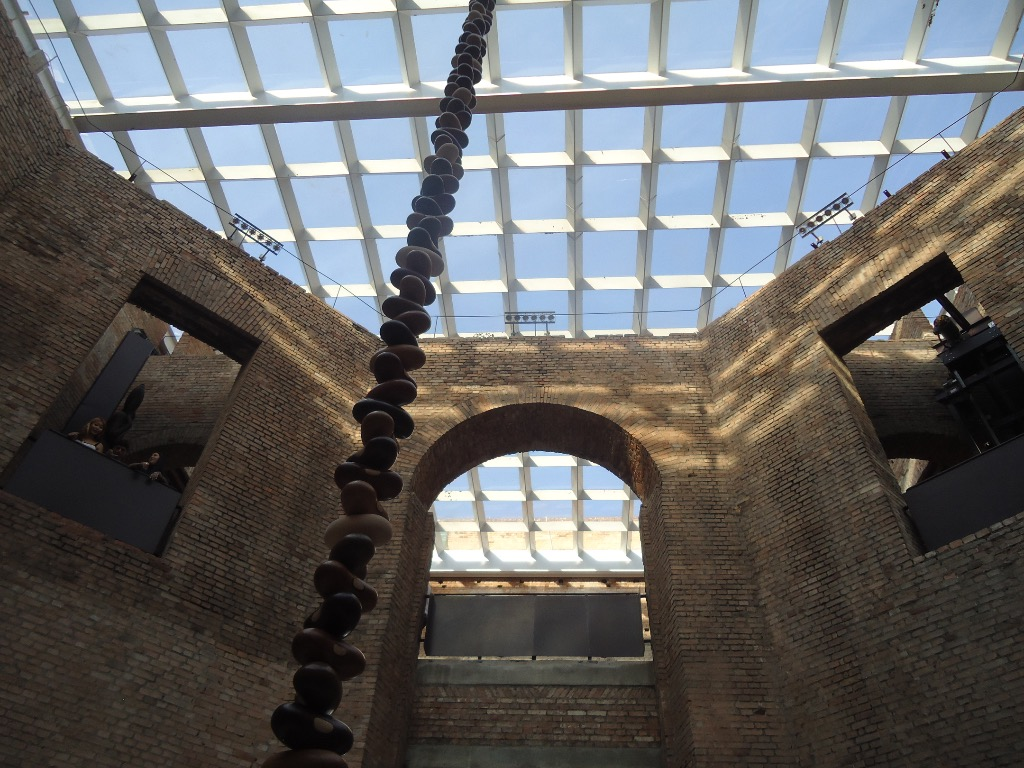
#> input picture presentations/pinacoteca_source.jpg, 1024 x 768 px
$ python -i build_pdfs.py   (imports and definitions only)
#> lines starting #> are read from the running program, lines starting #| are printed output that depends on the picture
#> further down, picture is the input picture: PIL image 1024x768 RGB; mean R, G, B 100.8, 100.1, 99.5
#!/usr/bin/env python3
"""
Pixelar Studio — Editorial Darkroom PDF Presentations Generator
Generates two publication-grade PDFs using ReportLab + Pillow with real
visual transformations rendered from the user's high-res Viveiro photo:
  1. Pixelar_Studio_Apresentacao.pdf     (16:9 Widescreen, 10-slide keynote deck)
  2. Pixelar_Studio_Resumo_Executivo.pdf (A4 Portrait, 1-page visual executive sheet)
"""
import os, math, random
from PIL import Image, ImageEnhance, ImageFilter, ImageOps, ImageDraw, ImageChops
from reportlab.pdfgen import canvas
from reportlab.lib import colors
from reportlab.lib.pagesizes import A4
from reportlab.pdfbase.pdfmetrics import stringWidth

ROOT = os.path.dirname(os.path.abspath(__file__))
ASSETS_DIR = os.path.join(ROOT, "assets")
# [1 line not run here, left out]

SOURCE_PHOTO = os.path.join(ROOT, "pinacoteca_source.jpg")
FALLBACK_SAMPLE = os.path.join(os.path.dirname(ROOT), "src", "samples.js")

# Darkroom Editorial Palette
# [1 line that did not run here, left out]
# [1 line that did not run here, left out]
# [1 line that did not run here, left out]
# [1 line that did not run here, left out]
# [1 line that did not run here, left out]
# [1 line that did not run here, left out]
# [1 line that did not run here, left out]
# [1 line that did not run here, left out]
# [1 line that did not run here, left out]
# [1 line that did not run here, left out]
# [1 line that did not run here, left out]
# [1 line that did not run here, left out]
# [1 line that did not run here, left out]
# [1 line that did not run here, left out]
# [1 line that did not run here, left out]

# Exact 12x11 Pixelar Official Sunset Grid (rows of (x, w))
SUNSET_RECTS = [
    # y_from_top, x, w, h
    (0, 4, 4, 1),
    (1, 2, 8, 1),
    (2, 1, 10, 2),
    (4, 0, 12, 1),
    (6, 0, 12, 1),
    (8, 1, 10, 1),
    (10, 3, 6, 1),
]

# [106 lines left out: functions draw_pixelar_logo, draw_wrapped_text, draw_pill, draw_card, draw_clipped_image, load_base_photo, not called in this run]

def add_grain(im, strength=14):
#> called with strength = 14
    w, h = im.size
#> w = 1024; h = 768
    rng = random.Random(42)
    # Fast tileable grain for speed & organic texture
    gw, gh = 240, 160
    noise = Image.new("L", (gw, gh))
#> noise: PIL image 240x160 L; every value is 0
    px = [max(0, min(255, 128 + int(rng.gauss(0, strength)))) for _ in range(gw * gh)]
    noise.putdata(px)
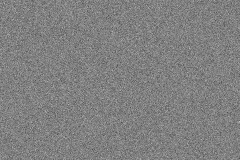
#> noise: PIL image 240x160 L; min 73, max 194, mean 128
    noise = noise.resize((w, h), Image.BILINEAR)
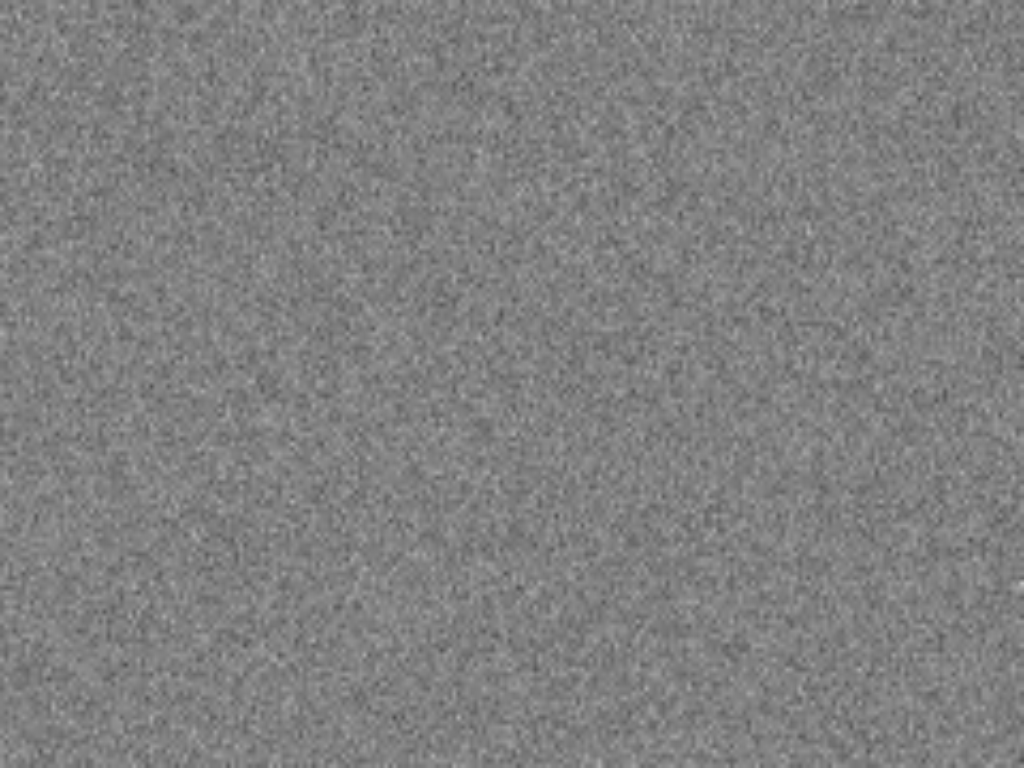
#> noise: PIL image 1024x768 L; min 76, max 192, mean 128
    r, g, b = im.split()
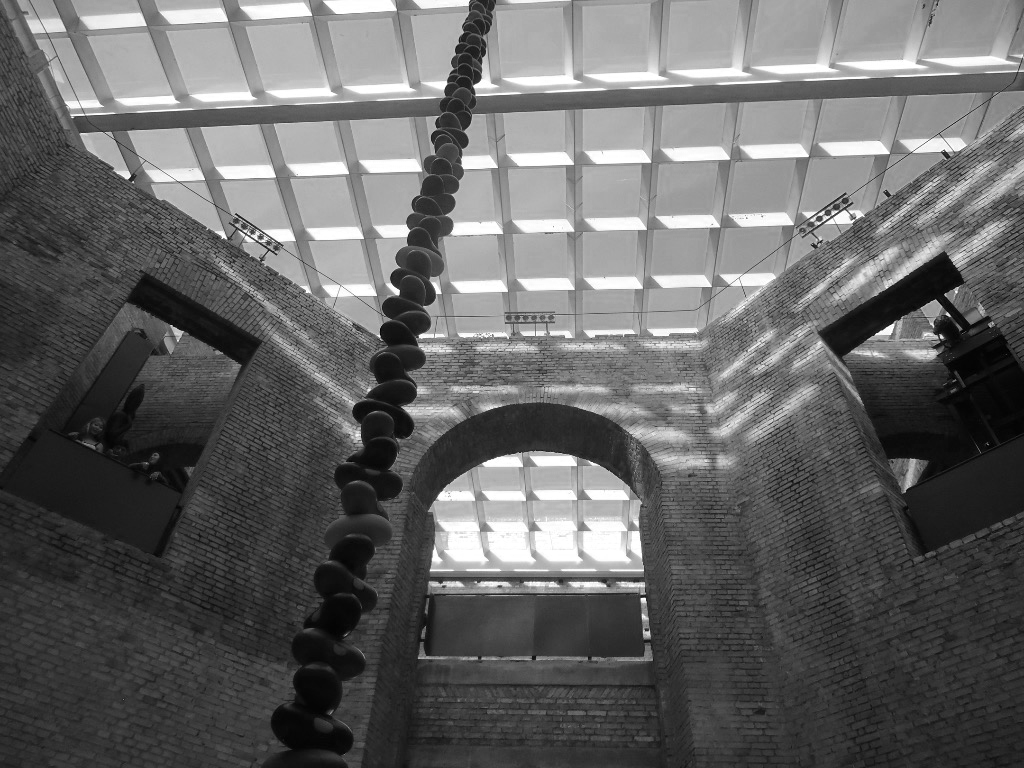
#> r: PIL image 1024x768 L; min 0, max 255, mean 100.8
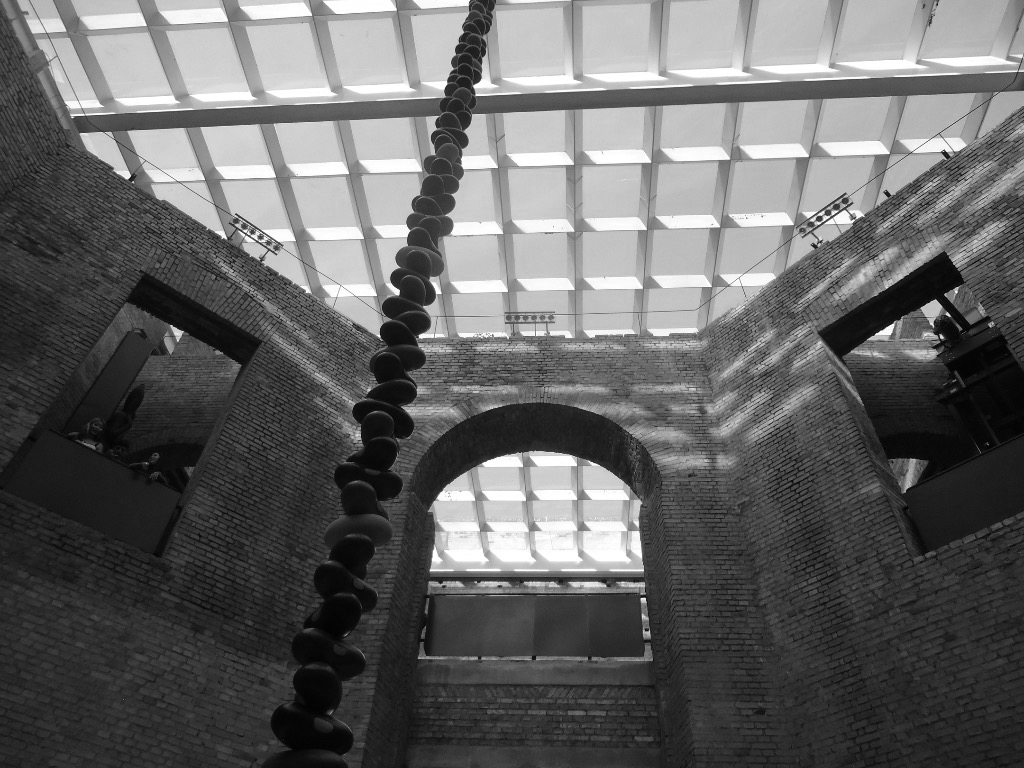
#> g: PIL image 1024x768 L; min 0, max 255, mean 100.1
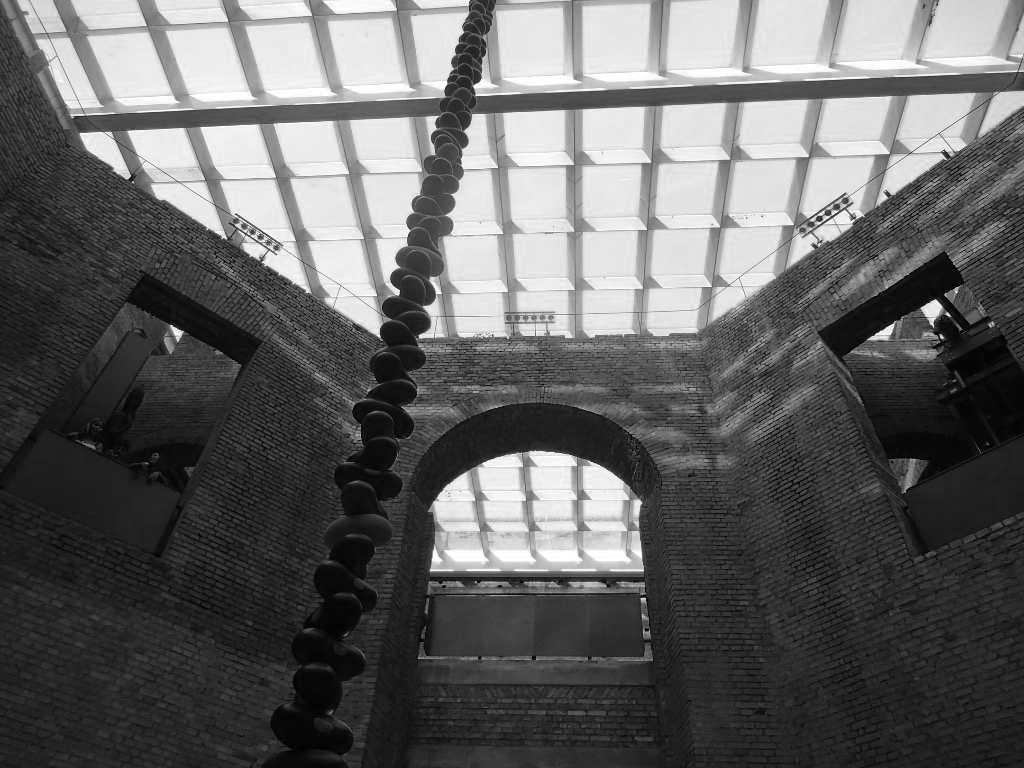
#> b: PIL image 1024x768 L; min 0, max 255, mean 99.5
    def blend_ch(ch):
        return Image.eval(ch, lambda v: v)
    # Use soft overlay blend via point math on RGB
    out = Image.new("RGB", (w, h))
#> out: PIL image 1024x768 RGB; every value is 0
    n_rgb = Image.merge("RGB", (noise, noise, noise))
    return Image.blend(im, n_rgb, min(0.22, strength / 120.0))

# [139 lines left out: function generate_photo_samples, not called in this run]

# =========================================================================
# DECK SHARED CHROME (16:9 WIDESCREEN: 1280 x 720 pt)
# =========================================================================
SLIDE_W, SLIDE_H = 1280, 720

# [840 lines left out: functions start_slide, draw_device_mockups, build_keynote_pdf, build_executive_pdf, not called in this run]

# [4 lines not run here, left out]

>>> from PIL import Image
>>> picture = Image.open('pinacoteca_source.jpg')
>>> result = add_grain(picture)

$ run again, on exemplo.jpg
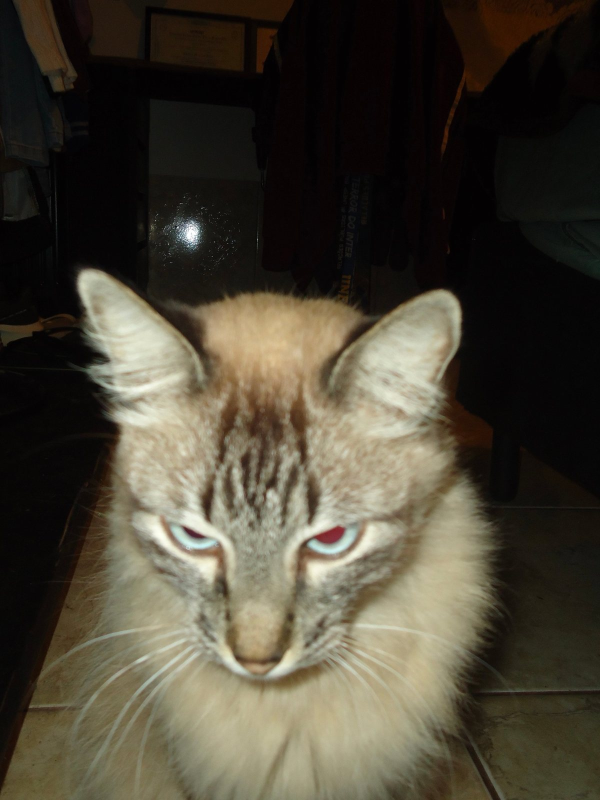
#> input picture exemplo.jpg, 1200 x 1600 px (shown at 1/2 size)
#> picture is the input picture: PIL image 1200x1600 RGB; mean R, G, B 73.1, 67.5, 53.8
#> in add_grain, `r, g, b = im.split()`:
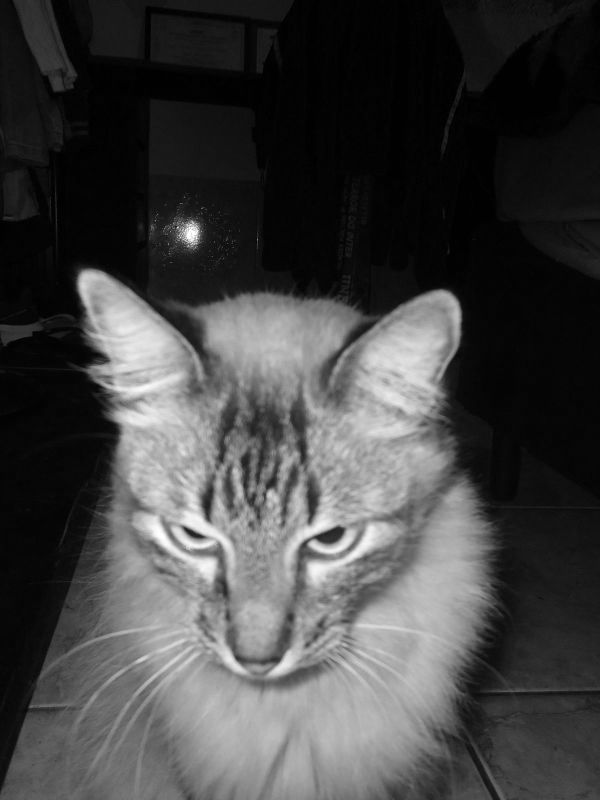
#> g: PIL image 1200x1600 L (shown at 1/2 size); min 0, max 255, mean 67.5
#> in add_grain, `r, g, b = im.split()`:
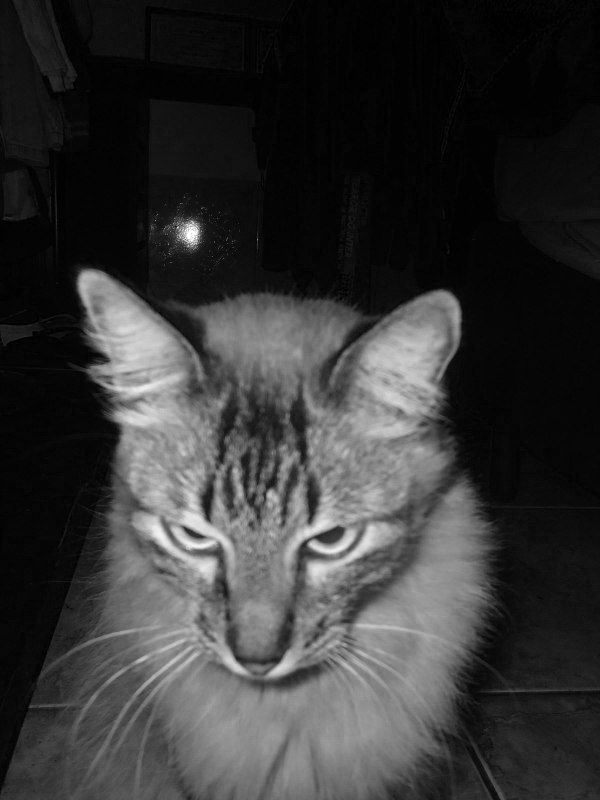
#> b: PIL image 1200x1600 L (shown at 1/2 size); min 0, max 255, mean 53.8
#> out: PIL image 1200x1600 RGB; every value is 0
